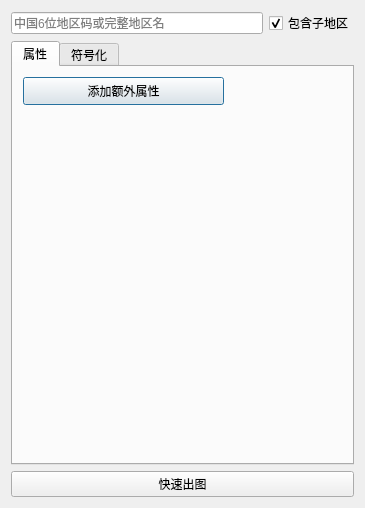
<?xml version="1.0" encoding="UTF-8"?>
<ui version="4.0">
 <class>QuickMappingDialogBase</class>
 <widget class="QDialog" name="QuickMappingDialogBase">
  <property name="geometry">
   <rect>
    <x>0</x>
    <y>0</y>
    <width>365</width>
    <height>508</height>
   </rect>
  </property>
  <property name="windowTitle">
   <string>快速制图</string>
  </property>
  <layout class="QGridLayout" name="gridLayout">
   <item row="1" column="0" colspan="2">
    <widget class="QTabWidget" name="tabWidget">
     <property name="currentIndex">
      <number>0</number>
     </property>
     <widget class="QWidget" name="attr">
      <attribute name="title">
       <string>属性</string>
      </attribute>
      <widget class="QPushButton" name="pb_addAttr">
       <property name="geometry">
        <rect>
         <x>10</x>
         <y>10</y>
         <width>201</width>
         <height>28</height>
        </rect>
       </property>
       <property name="text">
        <string>添加额外属性</string>
       </property>
      </widget>
     </widget>
     <widget class="QWidget" name="symbol">
      <attribute name="title">
       <string>符号化</string>
      </attribute>
     </widget>
    </widget>
   </item>
   <item row="0" column="0">
    <widget class="QLineEdit" name="le_search">
     <property name="inputMask">
      <string/>
     </property>
     <property name="placeholderText">
      <string>中国6位地区码或完整地区名</string>
     </property>
    </widget>
   </item>
   <item row="0" column="1">
    <widget class="QCheckBox" name="cb_include">
     <property name="text">
      <string>包含子地区</string>
     </property>
     <property name="checked">
      <bool>true</bool>
     </property>
    </widget>
   </item>
   <item row="2" column="0" colspan="2">
    <widget class="QPushButton" name="pb_loadmap">
     <property name="text">
      <string>快速出图</string>
     </property>
     <property name="checkable">
      <bool>false</bool>
     </property>
    </widget>
   </item>
  </layout>
 </widget>
 <resources/>
 <connections/>
</ui>
